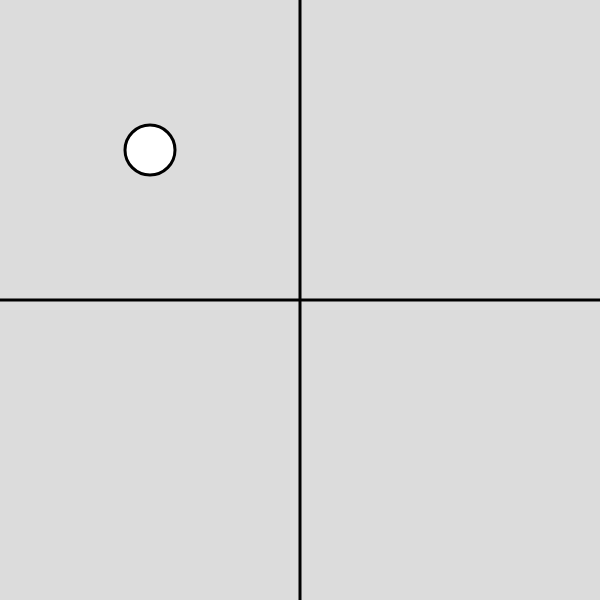
Frame 1 (no input)
Frame 60 (no input): identical to frame 1, image omitted
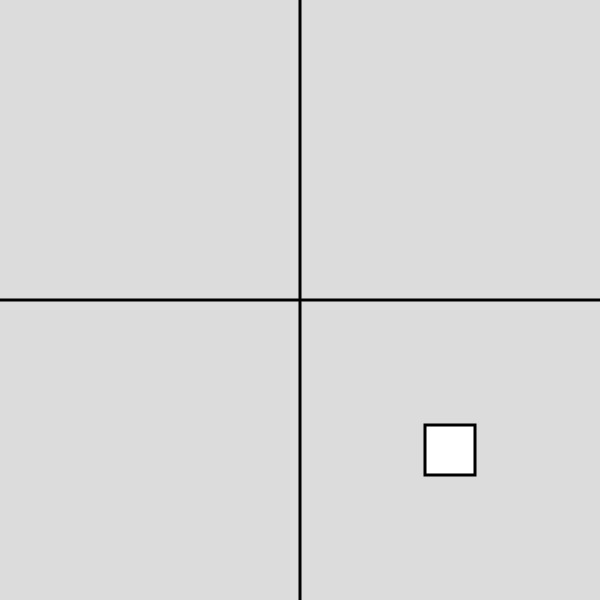
Frame 120 (the mouse pressed at the canvas centre since frame 60)

The p5.js sketch that drew these frames (run headless with seeded random() and noise() and a simulated clock; from frame 60 on, the mouse is pressed at the canvas centre):

// p5.js sketch
// ── sketch.js
function setup()
{
    createCanvas( 600, 600 );
}

function draw()
{
    background( 220 );
    strokeWeight( 3 )
    line( width / 2, 0, width / 2, height );
    line( 0, height / 2, width, height / 2 );

    var is_mouse_left_side = mouseX >= 0 && mouseX < width / 2;
    var is_mouse_top_side = mouseY >= 0 && mouseY < height / 2;
    if ( is_mouse_left_side && is_mouse_top_side )
    {
        var center_x = width / 4;
        var center_y = height / 4;
        circle( center_x, center_y, 50 )
    }
    else if ( !is_mouse_left_side && is_mouse_top_side )
    {
        var center_x = width * 3 / 4;
        var center_y = height / 4;
        rectMode( CENTER );
        rect( center_x, center_y, 50, 80 );
    }
    else if ( is_mouse_left_side && !is_mouse_top_side )
    {
        var center_x = width / 4;
        var center_y = height * 3 / 4;
        ellipse( center_x, center_y, 50, 100 );
    }
    else if ( !is_mouse_left_side && !is_mouse_top_side )
    {
        var center_x = width * 3 / 4;
        var center_y = height * 3 / 4;
        rectMode( CENTER );
        square( center_x, center_y, 50 )
    }
}
